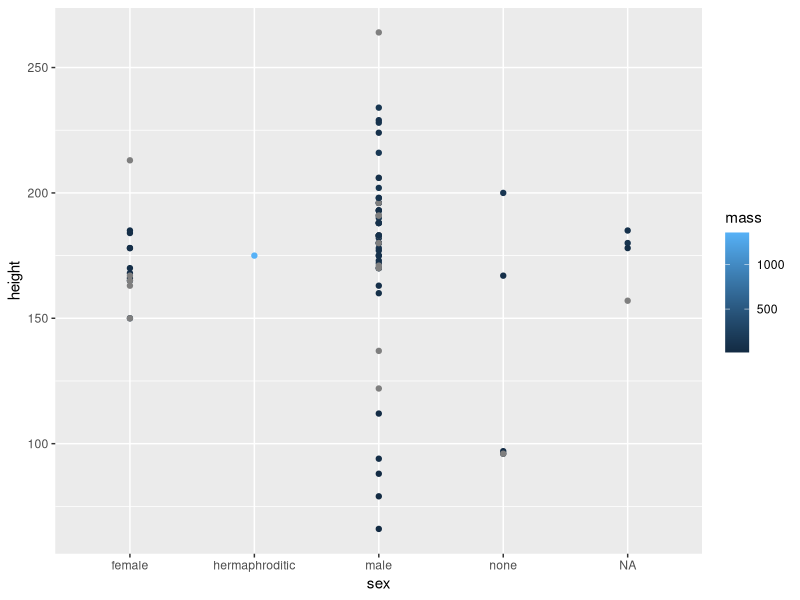

R code for this plot:
## ---- chunk 1
library(dplyr)
print(starwars)
## ---- chunk 2
library(skimr)
skim(starwars)
## ---- chunk 3
starwars %>% count(sex)
## ---- chunk 4
library(ggplot2)
ggplot(starwars, aes(x=sex, y=height, colour=mass)) +
  geom_point()
